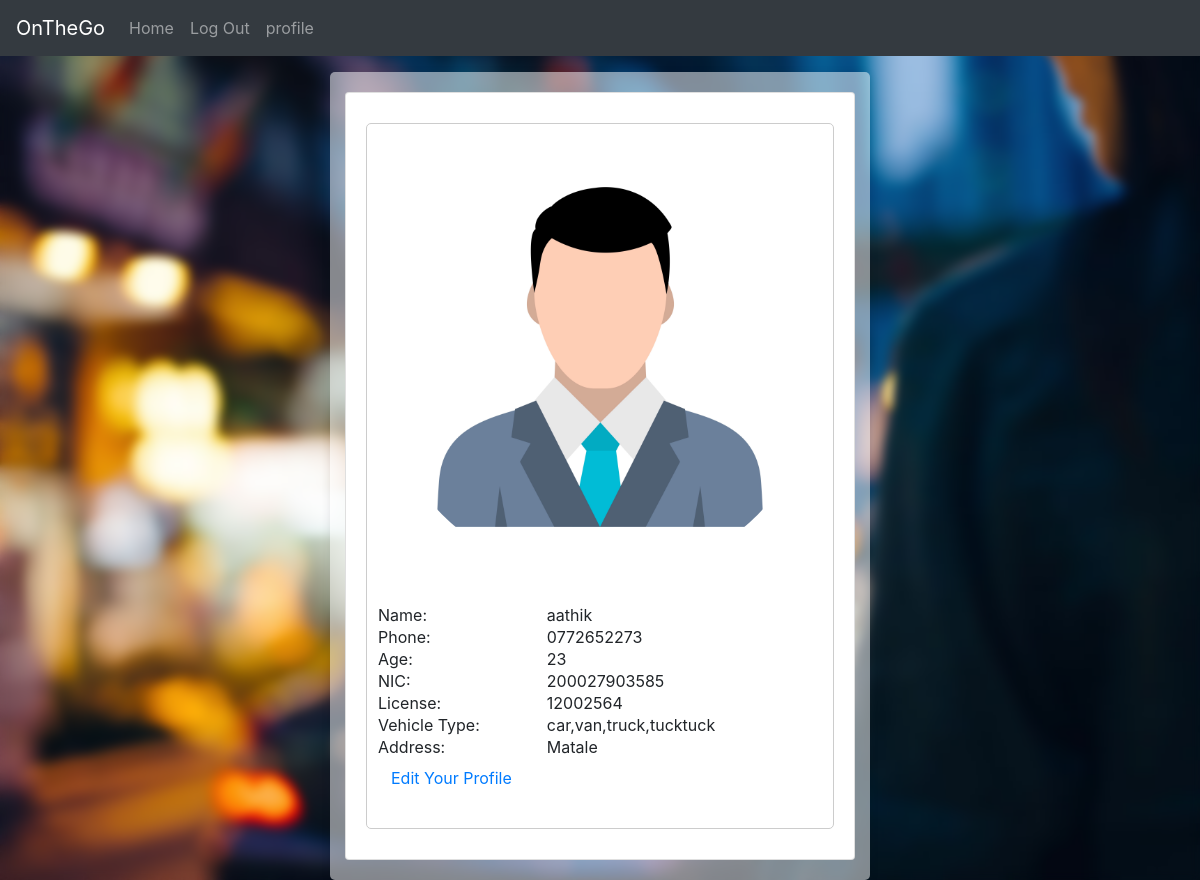
The page /Application_code/htdocs/driver/imform.php (signed in) on the database its author committed.
### tables this page shows
CREATE TABLE `driver` (
  `did` int(255) NOT NULL,
  `Name` varchar(255) NOT NULL,
  `phone` varchar(15) NOT NULL,
  `age` int(100) NOT NULL,
  `nic` varchar(100) NOT NULL,
  `licence` varchar(100) NOT NULL,
  `vtype` varchar(100) NOT NULL,
  `experience` int(20) NOT NULL,
  `profile` varchar(250) NOT NULL,
  `address` varchar(250) NOT NULL,
  `password` varchar(250) NOT NULL,
  `Pricing` int(100) NOT NULL
);

### Application_code/htdocs/driver/imform.php (the view, shortened to what this page needs)
<head>
</head>
<?php
require_once('../driversetup/head.php');
if (isset($_SESSION["did"]) && isset($_SESSION["name"])) {
    require_once('../setup/dbcon.php');
    $driverID = $_SESSION["did"];
    $sql = "SELECT name, phone, age, nic, licence, vtype, profile, address FROM driver WHERE did = $driverID";
    $result = $conn->query($sql);
    if ($result->num_rows > 0) {
        while ($row = $result->fetch_assoc()) {
            $driverName = $row["name"];
            $driverPhone = $row["phone"];
            $driverAge = $row["age"];
            $driverNIC = $row["nic"];
            $driverLicense = $row["licence"];
            $driverVehicleType = $row["vtype"];
            $driverProfile = $row["profile"];
            $driverAddress = $row["address"];
        }
    } else {
    }
} else {
    header("Location: ../driver/log.php");
    exit();
}
?>
    <?php require_once('../driversetup/navbar.php'); ?>
    <div class="container" style="width:45%">
        <div class="card">
            <div class ="inner-card">
            <img src="<?php echo $driverProfile; ?>" alt="Driver Profile Image"><br><br>
            <table class="user-reviews-table" style="width: 100%;">
    <tr>
        <td>Name:</td>
        <td><?php echo $driverName; ?></td>
    </tr>
    <tr>
        <td>Phone:</td>
        <td><?php echo $driverPhone; ?></td>
    </tr>
    <tr>
        <td>Age:</td>
        <td><?php echo $driverAge; ?></td>
    </tr>
    <tr>
        <td>NIC:</td>
        <td><?php echo $driverNIC; ?></td>
    </tr>
    <tr>
        <td>License:</td>
        <td><?php echo $driverLicense; ?></td>
    </tr>
    <tr>
        <td>Vehicle Type:</td>
        <td><?php echo $driverVehicleType; ?></td>
    </tr>
    <tr>
        <td>Address:</td>
        <td><?php echo $driverAddress; ?></td>
    </tr>
    <tr>
        <td colspan="2">
           <button class="btn"> <a href="../driver/driverprofile_update.php" >Edit Your Profile</a></button>
        </td>
    </tr>
</table>
        </div>
    </div>
    </div>
</body>
</html>

### Application_code/htdocs/driver/imform.php (style rules this page uses)
.container { max-width: 800px; margin: 0 auto; background-color: rgba(255, 255, 255, 0.5); padding: 20px; border-radius: 5px; box-shadow: 0 2px 10px rgba(0, 0, 0, 0.1); }
.inner-card { border: 1px solid #ccc; border-radius: 5px; padding: 10px; background-color: rgba(255, 255, 355, 0.5); margin: 10px 0; }
.card { border: 1px solid #ccc; max-width: 650px; margin: 0 auto; padding: 20px; text-align: center; background-color: rgba(275, 255, 255, 0.5); max-width: 100%; }
.card img { max-width: 100%; border-radius: 50%; }
table { width: 100%; margin-bottom: 20px; }
.btn { display: inline-block; padding: 10px 20px; background-color: #007BFF; color: #fff; text-decoration: none; border: none; border-radius: 5px; font-size: 16px; cursor: pointer; transition: background-color 0.3s; }
.btn { text-align: center; }

### rows shown on the page
driver: profile (picture), Name "aathik", phone "0772652273", age "23", nic "200027903585", licence "12002564", vtype "car,van,truck,tucktuck", address "Matale"
